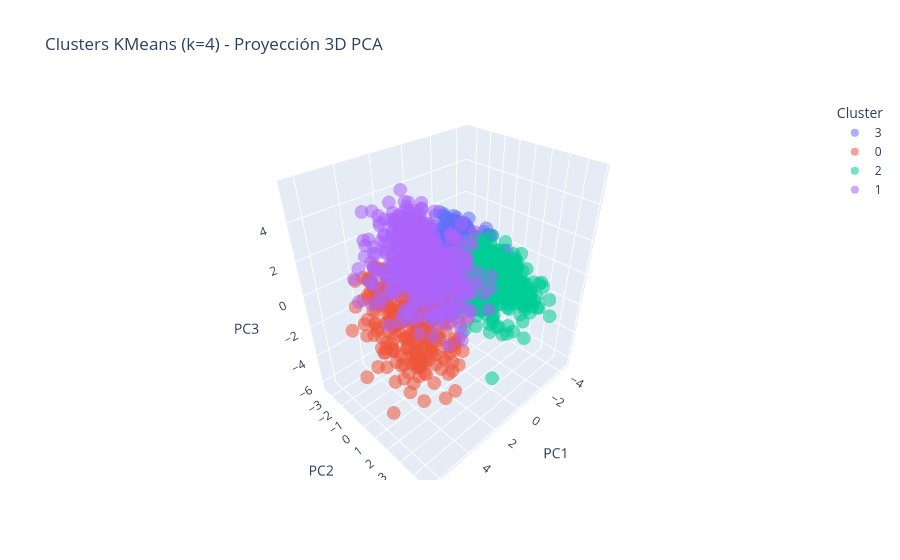

Notebook code for this chart:
### Code cell
inits = ['k-means++', 'random']
results = {}
K_OPTIMO = 4 # Basado en los análisis del usuario y docente

for init in inits:
    kmeans = KMeans(n_clusters=K_OPTIMO, random_state=42, n_init=20, init=init)
    labels = kmeans.fit_predict(X_pca)
    inertia = kmeans.inertia_
    sil_score = silhouette_score(X_pca, labels)
    results[init] = {
        'labels': labels,
        'inertia': inertia,
        'silhouette': sil_score,
        'centers': kmeans.cluster_centers_
    }
    print(f"Init: {init:10s} | Inertia: {inertia:.2f} | Silhouette: {sil_score:.4f}")

best_init = max(results, key=lambda x: results[x]['silhouette'])
best_labels = results[best_init]['labels']
best_centers = results[best_init]['centers']
best_sil = results[best_init]['silhouette']

print(f"Mejor inicialización: {best_init}")

import plotly.express as px
fig_3d = px.scatter_3d(
    x=X_pca[:, 0], y=X_pca[:, 1], z=X_pca[:, 2],
    color=best_labels.astype(str),
    labels={"x": "PC1", "y": "PC2", "z": "PC3", "color": "Cluster"},
    opacity=0.55,
    title=f"Clusters KMeans (k={K_OPTIMO}) - Proyección 3D PCA"
)
fig_3d.show()

### Figure 1 — Plotly figure (JSON) as saved in the notebook; plotly's stock layout.template omitted (floating-point values rounded to 4 significant figures; data arrays with more than 128 entries replaced by an {"elided": "..."} marker saying what was removed)
{"data": [{"hovertemplate": "Cluster=3<br>PC1=%{x}<br>PC2=%{y}<br>PC3=%{z}<extra></extra>", "legendgroup": "3", "marker": {"color": "#636efa", "opacity": 0.55, "symbol": "circle"}, "mode": "markers", "name": "3", "scene": "scene", "showlegend": true, "type": "scatter3d", "x": {"elided": "553 float values"}, "y": {"elided": "553 float values"}, "z": {"elided": "553 float values"}}, {"hovertemplate": "Cluster=0<br>PC1=%{x}<br>PC2=%{y}<br>PC3=%{z}<extra></extra>", "legendgroup": "0", "marker": {"color": "#EF553B", "opacity": 0.55, "symbol": "circle"}, "mode": "markers", "name": "0", "scene": "scene", "showlegend": true, "type": "scatter3d", "x": {"elided": "345 float values"}, "y": {"elided": "345 float values"}, "z": {"elided": "345 float values"}}, {"hovertemplate": "Cluster=2<br>PC1=%{x}<br>PC2=%{y}<br>PC3=%{z}<extra></extra>", "legendgroup": "2", "marker": {"color": "#00cc96", "opacity": 0.55, "symbol": "circle"}, "mode": "markers", "name": "2", "scene": "scene", "showlegend": true, "type": "scatter3d", "x": {"elided": "649 float values"}, "y": {"elided": "649 float values"}, "z": {"elided": "649 float values"}}, {"hovertemplate": "Cluster=1<br>PC1=%{x}<br>PC2=%{y}<br>PC3=%{z}<extra></extra>", "legendgroup": "1", "marker": {"color": "#ab63fa", "opacity": 0.55, "symbol": "circle"}, "mode": "markers", "name": "1", "scene": "scene", "showlegend": true, "type": "scatter3d", "x": {"elided": "453 float values"}, "y": {"elided": "453 float values"}, "z": {"elided": "453 float values"}}], "layout": {"legend": {"title": {"text": "Cluster"}, "tracegroupgap": 0}, "scene": {"domain": {"x": [0, 1], "y": [0, 1]}, "xaxis": {"title": {"text": "PC1"}}, "yaxis": {"title": {"text": "PC2"}}, "zaxis": {"title": {"text": "PC3"}}}, "title": {"text": "Clusters KMeans (k=4) - Proyección 3D PCA"}}}
